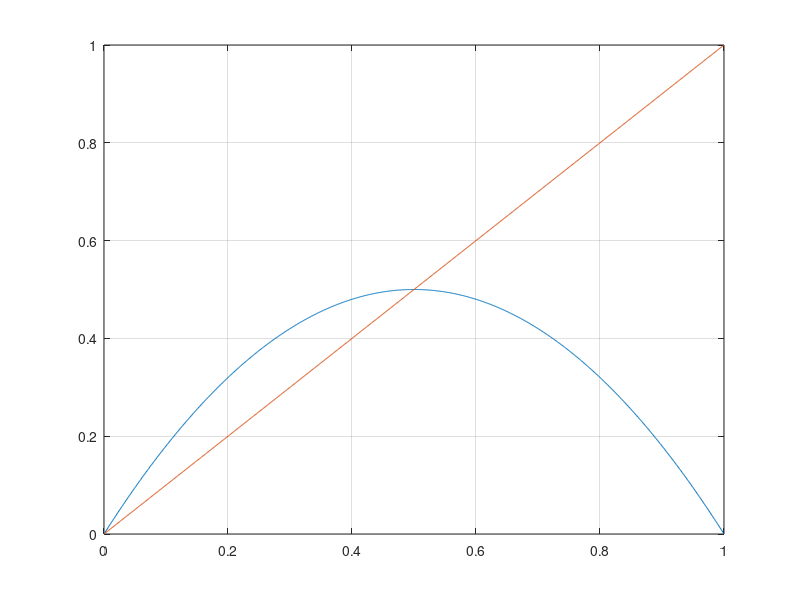

Recreate this plot in MATLAB. (Note: this script raises an error after producing the figure.)
clear all;close all;clc;
disp("Probaremos el metodo de punto fijo")

function y = f(x)
y = 2*(x.*(1-x));
end

x=0:0.001:1;


hold off;
disp("Dibujando funcion");
plot(x,f(x));
grid on;
hold on;
%pause;
disp("Dibujando y=x");
plot(x,x);
%pause;

x1 = 0.3;
precision = 0.001;
maxiter = 100;

[sol,x,incr,k] = puntofijo("f",x1,precision,maxiter);

printf("Punto fijo encontrado en %i interacciones\n",k);

disp("Graficación");

for i=1:k-1
 plot([x(i) x(i)  ],[x(i) x(i+1)],'r');
% pause;
 plot([x(i) x(i+1)],[x(i+1) x(i+1)],'r');
% pause;
% printf("x(%i)=%f\n",i,x(i));
end
hold off;
printf("Un punto fijo en %f\n",sol);

